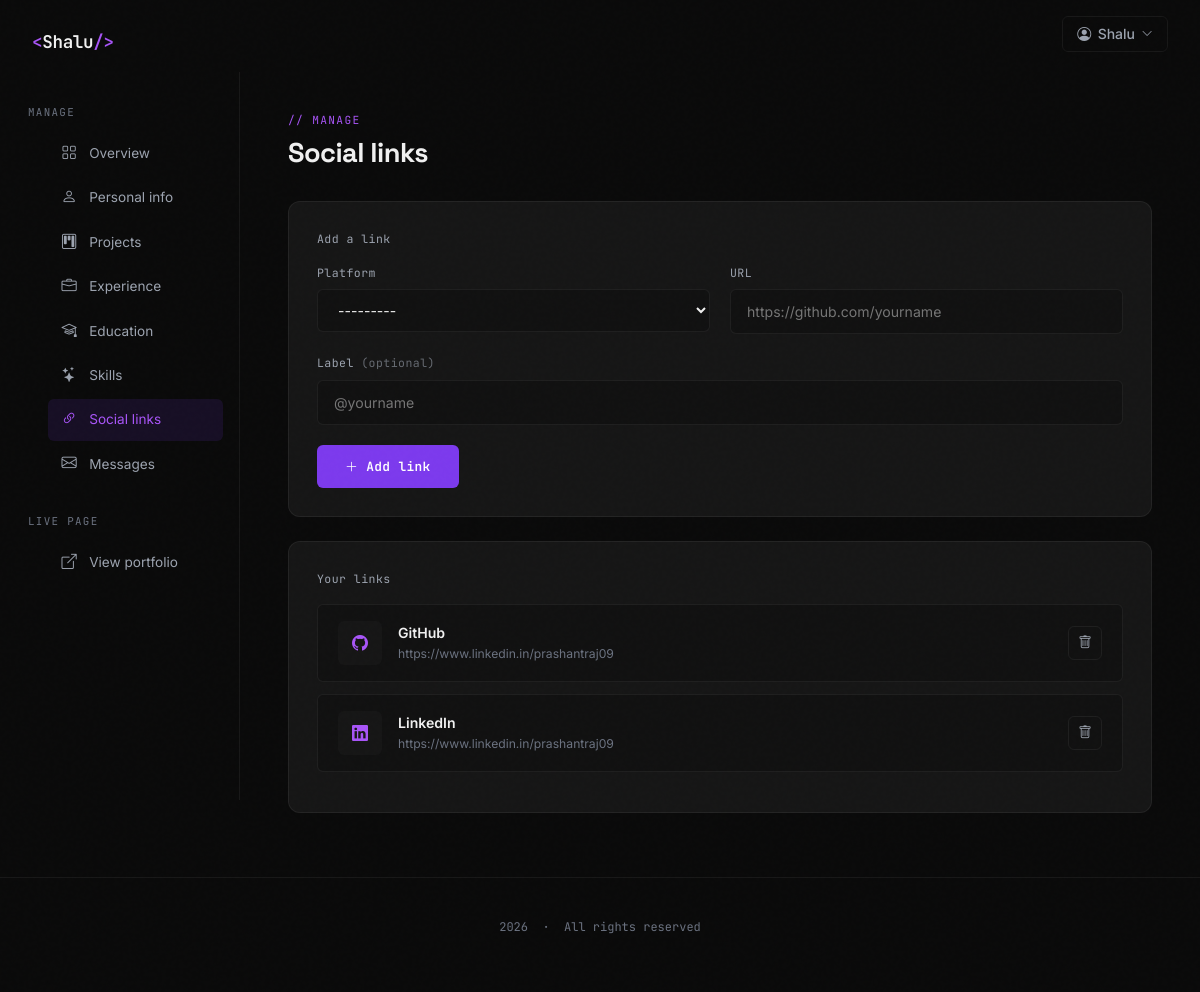
Screenshot of /dashboard/social/ (signed in) with the database file from the repository.
### portfolio/models.py (models this page shows, shortened)
class SocialLink(models.Model):
    PLATFORM_CHOICES = [
        ('github', 'GitHub'), ('linkedin', 'LinkedIn'),
        ('twitter', 'Twitter / X'), ('instagram', 'Instagram'),
        ('website', 'Personal Website'), ('other', 'Other'),
    ]
    user      = models.ForeignKey(User, on_delete=models.CASCADE, related_name='social_links')
    platform  = models.CharField(max_length=20, choices=PLATFORM_CHOICES)
    url       = models.URLField()
    label     = models.CharField(max_length=80, blank=True)
    is_active = models.BooleanField(default=True)
    order     = models.PositiveSmallIntegerField(default=0)

### portfolio/views.py (the view)
# urls.py: path('dashboard/social/',             views.manage_social,       name='manage_social'),
@login_required
def manage_social(request):
    links = SocialLink.objects.filter(user=request.user).order_by('order')
    if request.method == 'POST':
        form = SocialLinkForm(request.POST)
        if form.is_valid():
            link = form.save(commit=False)
            link.user = request.user
            link.save()
            messages.success(request, 'Social link added.')
            return redirect('manage_social')
    else:
        form = SocialLinkForm()
    return render(request, 'dashboard/social.html', {'links': links, 'form': form, 'active_nav': 'social'})

### portfolio/forms.py
class SocialLinkForm(forms.ModelForm):
    class Meta:
        model   = SocialLink
        exclude = ['user']

### templates/dashboard/social.html (shortened to what this page needs)
{% extends "dashboard/base.html" %}
{% block dash_content %}
<div class="dash-header">
  <div class="dash-eyebrow">// manage</div>
  <h1 class="dash-title">Social links</h1>
</div>
<div class="dash-card">
  <div class="dash-label" style="margin-bottom:1rem;">Add a link</div>
  <form method="POST">
    <div class="dash-row-2">
      <div class="dash-field">
        <label class="dash-label" for="id_platform">Platform</label>
        <select class="dash-select dash-input" id="id_platform" name="platform">
          {% for value, label in form.fields.platform.choices %}
            <option value="{{ value }}">{{ label }}</option>
          {% endfor %}
        </select>
      </div>
      <div class="dash-field">
        <label class="dash-label" for="id_url">URL</label>
        <input class="dash-input" type="url" id="id_url" name="url" placeholder="https://github.com/yourname" required>
      </div>
    </div>
    <div class="dash-field">
      <label class="dash-label" for="id_label">Label <span style="opacity:.6;">(optional)</span></label>
      <input class="dash-input" type="text" id="id_label" name="label" placeholder="@yourname">
    </div>
    <button type="submit" class="btn-primary-custom"><i class="bi bi-plus-lg"></i> Add link</button>
  </form>
</div>
<div class="dash-card">
  <div class="dash-label" style="margin-bottom:1rem;">Your links</div>
  {% if links %}
    {% for link in links %}
    <div class="dash-list-item">
      <div class="dash-list-main">
        <div class="dash-list-thumb-placeholder">
          {% if link.platform == 'github' %}<i class="bi bi-github"></i>
          {% elif link.platform == 'linkedin' %}<i class="bi bi-linkedin"></i>
          {% elif link.platform == 'twitter' %}<i class="bi bi-twitter-x"></i>
          {% elif link.platform == 'instagram' %}<i class="bi bi-instagram"></i>
          {% elif link.platform == 'website' %}<i class="bi bi-globe"></i>
          {% else %}<i class="bi bi-link-45deg"></i>{% endif %}
        </div>
        <div style="min-width:0;">
          <div class="dash-list-title">{{ link.get_platform_display }}</div>
          <div class="dash-list-sub" style="word-break:break-all;">{{ link.url }}</div>
        </div>
      </div>
      <div class="dash-list-actions">
        <form method="POST" action="{% url 'delete_social' link.pk %}" onsubmit="return confirm('Remove this link?');" style="display:inline;">
          <button type="submit" class="dash-icon-btn danger" title="Delete"><i class="bi bi-trash"></i></button>
        </form>
      </div>
    </div>
    {% endfor %}
  {% else %}
    <div class="dash-empty"><i class="bi bi-link-45deg"></i>No social links added yet.</div>
  {% endif %}
</div>
{% endblock %}

### templates/layout.html (shortened to what this page needs)
{% load static %}
<!DOCTYPE html>
<html lang="en">
<head>
    <link href="https://cdn.jsdelivr.net/npm/bootstrap@5.3.3/dist/css/bootstrap.min.css" rel="stylesheet">
    <link rel="stylesheet" href="https://cdn.jsdelivr.net/npm/bootstrap-icons@1.11.3/font/bootstrap-icons.min.css">
    <link href="https://unpkg.com/aos@2.3.4/dist/aos.css" rel="stylesheet">
</head>
<body>
    <nav class="navbar-custom" id="navbar">
        <div class="navbar-inner">
            <a href="{% if portfolio_page %}#home{% else %}{% url 'landing' %}{% endif %}" class="nav-logo">
                {% if info and info.full_name %}
                  <span>&lt;</span>{{ info.full_name|truncatewords:1 }}<span>/&gt;</span>
                {% elif request.user.is_authenticated %}
                  <span>&lt;</span>{{ request.user.username }}<span>/&gt;</span>
                {% else %}
                  <span>&lt;</span>Dev<span>/&gt;</span>
                {% endif %}
            </a>
            <ul class="nav-links" id="navLinks">
                {% if request.user.is_authenticated %}
                <li class="nav-dropdown" id="navDropdown">
                    <button class="nav-profile-btn" id="navProfileBtn" type="button">
                        <i class="bi bi-person-circle"></i>
                        {{ request.user.username }}
                        <i class="bi bi-chevron-down"></i>
                    </button>
                </li>
                {% endif %}
            </ul>
        </div>
    </nav>
    {% block content %}{% endblock %}
    <footer class="footer-custom">
        <div class="container-custom">
            <p class="footer-text">
                <span id="year"></span> &nbsp;·&nbsp; All rights reserved
            </p>
        </div>
    </footer>
</body>
</html>

### templates/layout.html (style rules this page uses)
:root { --bg-primary: #0a0a0a; --bg-secondary: #111111; --bg-card: #161616; --bg-card-hover: #1e1e1e; --accent: #7c3aed; --accent-light: #a855f7; --accent-glow: rgba(124,58,237,0.25); --text-primary: #f0f0f0; --text-secondary:#9ca3af; --text-muted: #6b7280; --border: rgba(255,255,255,0.06); --border-accent: rgba(124,58,237,0.4); --radius-sm: 6px; --radius-md: 12px; --radius-lg: 20px; --font-display: 'Space Grotesk', sans-serif; --font-body: 'Inter', sans-serif; --font-mono: 'JetBrains Mono', monospace; }
*, *::before, *::after { box-sizing: border-box; margin: 0; padding: 0; }
html { scroll-behavior: smooth; }
body { font-family: var(--font-body); background-color: var(--bg-primary); color: var(--text-primary); overflow-x: hidden; -webkit-font-smoothing: antialiased; }
body::before { content: ''; position: fixed; inset: 0; pointer-events: none; z-index: 0; opacity: 0.4; }
.navbar-custom { position: fixed; top: 0; left: 0; right: 0; z-index: 1000; padding: 1rem 0; transition: all 0.4s ease; }
.navbar-inner { max-width: 1200px; margin: 0 auto; padding: 0 2rem; display: flex; align-items: center; justify-content: space-between; }
.nav-logo { font-family: var(--font-mono); font-size: 1.1rem; font-weight: 600; color: var(--text-primary); text-decoration: none; letter-spacing: -0.02em; }
.nav-logo span { color: var(--accent-light); }
.nav-links { display: flex; align-items: center; gap: 0.25rem; list-style: none; }
.nav-dropdown { position: relative; list-style: none; }
.nav-profile-btn { display: flex; align-items: center; gap: 0.4rem; font-family: var(--font-body); font-size: 0.875rem; font-weight: 500; color: var(--text-secondary); background: transparent; border: 1px solid var(--border); border-radius: var(--radius-sm); padding: 0.4rem 0.9rem; cursor: pointer; transition: border-color 0.2s, color 0.2s; }
.nav-profile-btn i.bi-chevron-down { font-size: 0.7rem; transition: transform 0.2s; }
.container-custom { max-width: 1200px; margin: 0 auto; padding: 0 2rem; }
.btn-primary-custom { display: inline-flex; align-items: center; gap: 0.5rem; font-family: var(--font-mono); font-size: 0.8rem; font-weight: 600; color: #fff; background: var(--accent); border: none; border-radius: var(--radius-sm); padding: 0.75rem 1.75rem; text-decoration: none; transition: background 0.2s, transform 0.2s, box-shadow 0.2s; letter-spacing: 0.03em; }
.footer-custom { border-top: 1px solid var(--border); padding: 2.5rem 0; position: relative; z-index: 1; }
.footer-text { font-family: var(--font-mono); font-size: 0.75rem; color: var(--text-muted); text-align: center; }

### rows the page displays
SocialLink: platform "GitHub", url "https://www.linkedin.in/prashantraj09"
SocialLink: platform "LinkedIn", url "https://www.linkedin.in/prashantraj09"

### other values shown
{{ request.user.username }} "Shalu"
form field platform "---------"
